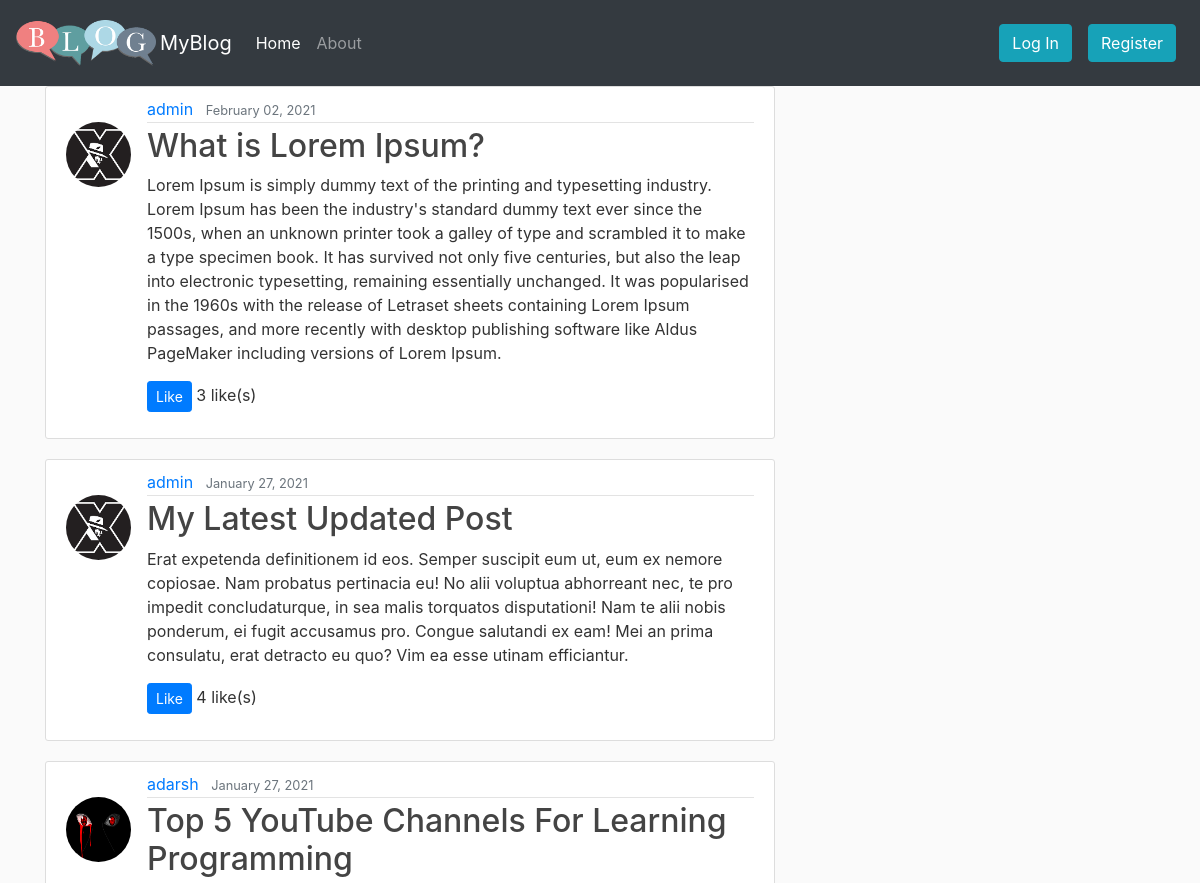
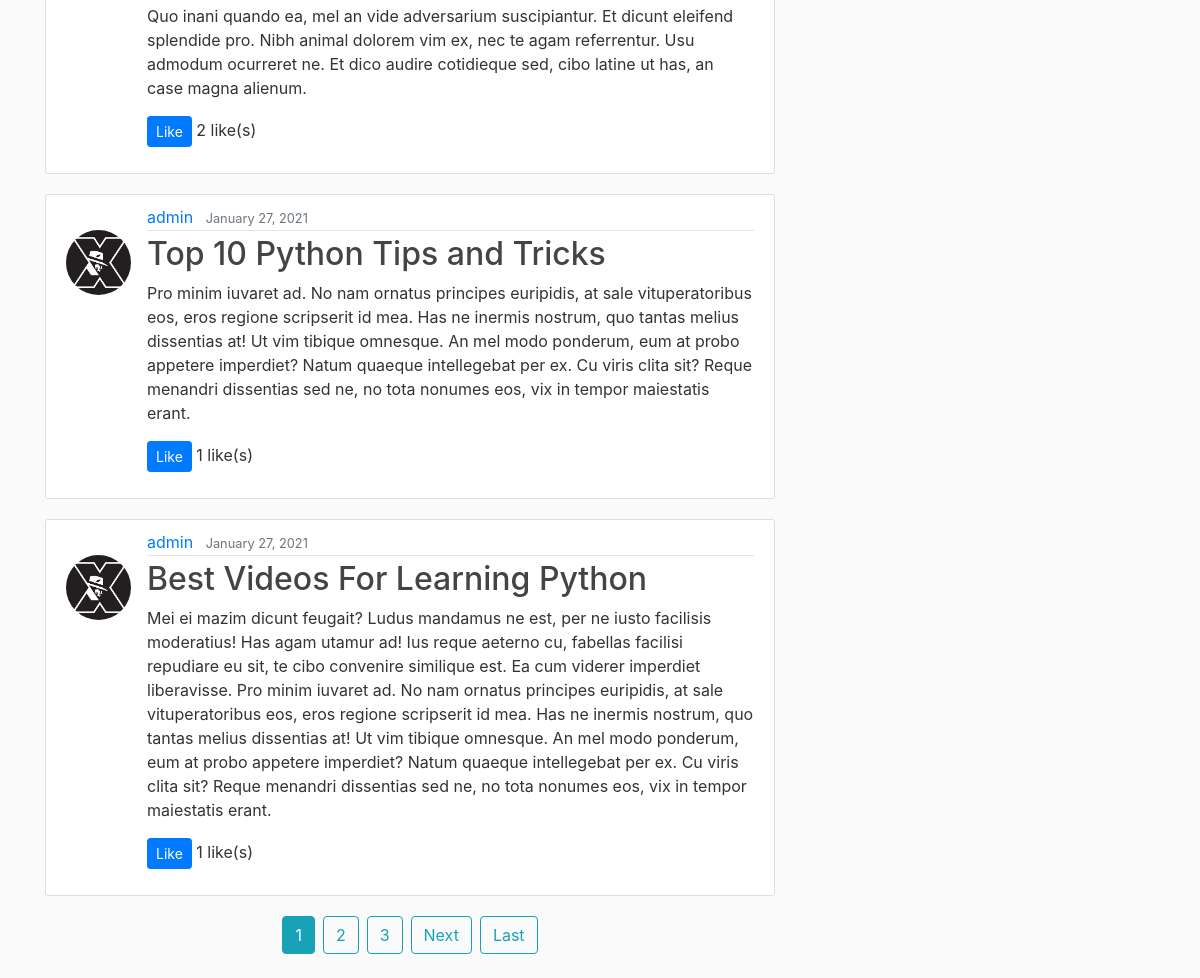
The page / on the database its author committed (2 pictures, top to bottom).
### blog/models.py (models this page shows, shortened)
class Post(models.Model):
    title = models.CharField(max_length=100)
    content = models.TextField()
    date_posted = models.DateTimeField(default=timezone.now)
    author = models.ForeignKey(User,on_delete=models.CASCADE)
    likes = models.ManyToManyField(User,related_name='blog_post')

### users/models.py (models this page shows, shortened)
class Profile(models.Model):
    user = models.OneToOneField(User, on_delete=models.CASCADE)
    image = models.ImageField( default='default.png',upload_to='profile_pics')

### blog/views.py (the view)
# urls.py: path('', PostListView.as_view(),name = 'blog-home'),
class PostListView(ListView):
    model  = Post
    template_name = 'blog/home.html'
    context_object_name = 'posts'
    ordering = ['-date_posted']
    paginate_by = 5

### templates/blog/home.html (shortened to what this page needs)
{% extends "blog/base.html" %}
{% block active_home %}active{% endblock %}
{% block content %}
        {%for post in posts%}
        <article class="media content-section">
          <img class="rounded-circle article-img"src="{{ post.author.profile.image.url }}">
            <div class="media-body">
              <div class="article-metadata">
                <a class="mr-2" href="{% url 'user-posts' post.author.username %}">{{ post.author }}</a>
                <small class="text-muted">{{ post.date_posted|date:"F d, Y" }}</small>
              </div>
              <h2><a class="article-title" href="{% url 'post-detail' post.id %}">{{ post.title }}</a></h2>
              <p class="article-content">{{ post.content }}
              <div>
                <form action="{% url 'like_post' post.pk %}" method="POST">
                  {% if request.user.is_authenticated %}
                  <button type="submit" name="post_id" value="{{ post.id }}" class="btn btn-primary btn-sm">Like</button>
                  {% else %}
                  <a href="{% url 'login' %}" class="btn btn-primary btn-sm">Like</a>
                  {% endif %}
                  <span> {{ post.likes.count }} like(s)</span>
              </form>
              </div>
              </p>
            </div>
          </article>
        {% endfor %}
        <div class="d-flex justify-content-center">
        {% if is_paginated %}
          {% for num in page_obj.paginator.page_range %}
            {% if page_obj.number == num %}
              <a class="btn btn-info mb-4 mr-1 ml-1" href="?page={{ num }}">{{ num }}</a>
            {% elif num > page_obj.number|add:'-3' and num < page_obj.number|add:'3' %}
            <a class="btn btn-outline-info mb-4 mr-1 ml-1" href="?page={{ num }}">{{ num }}</a>
            {% endif %}
          {% endfor %}
          {% if page_obj.has_next %}
            <a class="btn btn-outline-info mb-4 mr-1 ml-1" href="?page={{ page_obj.next_page_number }}">Next</a>
            <a class="btn btn-outline-info mb-4 mr-1 ml-1" href="?page={{ page_obj.paginator.num_pages }}">Last</a>
          {% endif %}
        {% endif %}
      </div>
{% endblock  %}

### templates/blog/base.html (shortened to what this page needs)
{% load static %}
<!DOCTYPE html>
<html lang="en">
<head>
    <link rel="stylesheet" href="https://cdn.jsdelivr.net/npm/bootstrap@4.5.3/dist/css/bootstrap.min.css">
    <link rel="stylesheet" type="text/css" href="{% static 'blog/main.css' %}">
</head>
<body>
    <nav class="navbar navbar-expand-lg navbar-dark bg-dark">
        <img src="/media/blog.png" height="70px" width="140px" class="mr-1">
        <a class="navbar-brand" href="{% url 'blog-home' %}">MyBlog</a>
        <div class="collapse navbar-collapse" id="navbarSupportedContent">
          <ul class="navbar-nav mr-auto">
            <li class="nav-item {% block active_home %} {% endblock %}">
              <a class="nav-link" href="{% url 'blog-home' %}">Home <span class="sr-only">(current)</span></a>
            </li>
            <li class="nav-item {% block active_about %} {% endblock %}">
              <a class="nav-link" href="{% url 'blog-about' %}">About </a>
            </li>
          </ul>
          <ul class="navbar-nav">
            {% if request.user.is_authenticated %}
            <li class="nav-item">
              <a class="nav-link" href="{% url 'logout' %}"> <button class="btn btn-info my-2 my-sm-0" >Log Out</button></a>
            </li>
            {% else %}
            <li class="nav-item">
              <a class="nav-link" href="{% url 'login' %}"> <button class="btn btn-info my-2 my-sm-0" >Log In</button></a>
            </li>
            <li class="nav-item">
              <a class="nav-link" href="{% url 'register' %}"> <button class="btn btn-info my-2 my-sm-0" >Register</button></a>
            </li>
            {% endif %}
          </ul>
        </div>
      </nav>
      <main role="main" class="container">
        <div class="row">
          <div class="col-md-8">
            {% block content %}{% endblock %}
          </div>
        </div>
      </main>
</body>
</html>

### static/blog/main.css (style rules this page uses)
body { background: #fafafa; color: #333333; }
h1, h2, h3, h4, h5, h6 { color: #444444; }
ul { margin: 0; }
.content-section { background: #ffffff; padding: 10px 20px; border: 1px solid #dddddd; border-radius: 3px; margin-bottom: 20px; }
.article-title { color: #444444; }
.article-content { white-space: pre-line; }
.article-img { height: 65px; width: 65px; margin-right: 16px; margin-top: 25px; }
.article-metadata { padding-bottom: 1px; margin-bottom: 4px; border-bottom: 1px solid #e3e3e3 }

### rows shown on the page
Post: author.profile.image (picture), author "admin", date_posted "February 02, 2021", title "What is Lorem Ipsum?", content "Lorem Ipsum is simply dummy text of the printing and typesetting industry. Lorem Ipsum has been the industry's standard dummy text ever since the 1500s, when an unknown printer took a galley of type and scrambled it to make a type specimen book. It has survived not only five centuries, but also the leap into electronic typesetting, remaining essentially unchanged. It was popularised in the 1960s with the release of Letraset sheets containing Lorem Ipsum passages, and more recently with desktop publishing software like Aldus PageMaker including versions of Lorem Ipsum.", likes.count "3"
Post: author.profile.image (picture), author "admin", date_posted "January 27, 2021", title "My Latest Updated Post", content "Erat expetenda definitionem id eos. Semper suscipit eum ut, eum ex nemore copiosae. Nam probatus pertinacia eu! No alii voluptua abhorreant nec, te pro impedit concludaturque, in sea malis torquatos disputationi! Nam te alii nobis ponderum, ei fugit accusamus pro. Congue salutandi ex eam! Mei an prima consulatu, erat detracto eu quo? Vim ea esse utinam efficiantur.", likes.count "4"
Post: author.profile.image (picture), author "adarsh", date_posted "January 27, 2021", title "Top 5 YouTube Channels For Learning Programming", content "Quo inani quando ea, mel an vide adversarium suscipiantur. Et dicunt eleifend splendide pro. Nibh animal dolorem vim ex, nec te agam referrentur. Usu admodum ocurreret ne. Et dico audire cotidieque sed, cibo latine ut has, an case magna alienum.", likes.count "2"
Post: author.profile.image (picture), author "admin", date_posted "January 27, 2021", title "Top 10 Python Tips and Tricks", content "Pro minim iuvaret ad. No nam ornatus principes euripidis, at sale vituperatoribus eos, eros regione scripserit id mea. Has ne inermis nostrum, quo tantas melius dissentias at! Ut vim tibique omnesque. An mel modo ponderum, eum at probo appetere imperdiet? Natum quaeque intellegebat per ex. Cu viris clita sit? Reque menandri dissentias sed ne, no tota nonumes eos, vix in tempor maiestatis erant.", likes.count "1"
Post: author.profile.image (picture), author "admin", date_posted "January 27, 2021", title "Best Videos For Learning Python", content "Mei ei mazim dicunt feugait? Ludus mandamus ne est, per ne iusto facilisis moderatius! Has agam utamur ad! Ius reque aeterno cu, fabellas facilisi repudiare eu sit, te cibo convenire similique est. Ea cum viderer imperdiet liberavisse. Pro minim iuvaret ad. No nam ornatus principes euripidis, at sale vituperatoribus eos, eros regione scripserit id mea. Has ne inermis nostrum, quo tantas melius dissentias at! Ut vim tibique omnesque. An mel modo ponderum, eum at probo appetere imperdiet? Natum quaeque intellegebat per ex. Cu viris clita sit? Reque menandri dissentias sed ne, no tota nonumes eos, vix in tempor maiestatis erant.", likes.count "1"

### other values the page prints
{{ num }} "1"
{{ num }} "2" "3"
